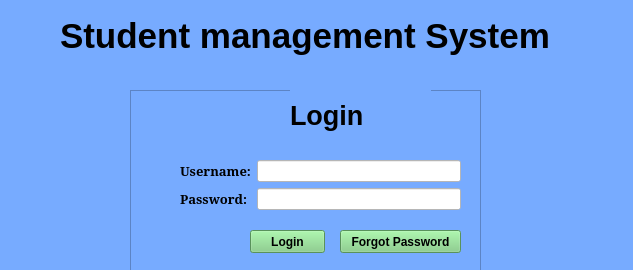
<?xml version="1.0" encoding="UTF-8"?>
<ui version="4.0">
 <class>Login_form</class>
 <widget class="QWidget" name="Login_form">
  <property name="geometry">
   <rect>
    <x>0</x>
    <y>0</y>
    <width>633</width>
    <height>270</height>
   </rect>
  </property>
  <property name="windowTitle">
   <string>Login</string>
  </property>
  <property name="styleSheet">
   <string notr="true">background-color: rgb(119, 171, 255);</string>
  </property>
  <widget class="QFrame" name="frame">
   <property name="geometry">
    <rect>
     <x>130</x>
     <y>90</y>
     <width>351</width>
     <height>231</height>
    </rect>
   </property>
   <property name="frameShape">
    <enum>QFrame::StyledPanel</enum>
   </property>
   <property name="frameShadow">
    <enum>QFrame::Raised</enum>
   </property>
   <widget class="QWidget" name="formLayoutWidget">
    <property name="geometry">
     <rect>
      <x>50</x>
      <y>70</y>
      <width>281</width>
      <height>61</height>
     </rect>
    </property>
    <layout class="QFormLayout" name="formLayout">
     <item row="0" column="0">
      <widget class="QLabel" name="label">
       <property name="font">
        <font>
         <family>MS Serif</family>
         <pointsize>10</pointsize>
         <weight>75</weight>
         <bold>true</bold>
        </font>
       </property>
       <property name="text">
        <string>Username:</string>
       </property>
      </widget>
     </item>
     <item row="0" column="1">
      <widget class="QLineEdit" name="lineEdit">
       <property name="styleSheet">
        <string notr="true">background-color: rgb(255, 255, 255);</string>
       </property>
      </widget>
     </item>
     <item row="1" column="1">
      <widget class="QLineEdit" name="lineEdit_2">
       <property name="styleSheet">
        <string notr="true">background-color: rgb(255, 255, 255);</string>
       </property>
      </widget>
     </item>
     <item row="1" column="0">
      <widget class="QLabel" name="label_2">
       <property name="font">
        <font>
         <family>MS Serif</family>
         <pointsize>10</pointsize>
         <weight>75</weight>
         <bold>true</bold>
        </font>
       </property>
       <property name="text">
        <string>Password:</string>
       </property>
      </widget>
     </item>
    </layout>
   </widget>
   <widget class="QPushButton" name="pushButton">
    <property name="geometry">
     <rect>
      <x>120</x>
      <y>140</y>
      <width>75</width>
      <height>23</height>
     </rect>
    </property>
    <property name="font">
     <font>
      <weight>75</weight>
      <bold>true</bold>
     </font>
    </property>
    <property name="styleSheet">
     <string notr="true">background-color: rgb(125, 205, 127);</string>
    </property>
    <property name="text">
     <string>Login</string>
    </property>
   </widget>
   <widget class="QPushButton" name="pushButton_2">
    <property name="geometry">
     <rect>
      <x>210</x>
      <y>140</y>
      <width>121</width>
      <height>23</height>
     </rect>
    </property>
    <property name="font">
     <font>
      <weight>75</weight>
      <bold>true</bold>
     </font>
    </property>
    <property name="styleSheet">
     <string notr="true">background-color: rgb(125, 205, 127);</string>
    </property>
    <property name="text">
     <string>Forgot Password</string>
    </property>
   </widget>
   <widget class="QLabel" name="label_3">
    <property name="geometry">
     <rect>
      <x>160</x>
      <y>0</y>
      <width>141</width>
      <height>51</height>
     </rect>
    </property>
    <property name="font">
     <font>
      <pointsize>20</pointsize>
      <weight>75</weight>
      <bold>true</bold>
     </font>
    </property>
    <property name="text">
     <string>Login</string>
    </property>
   </widget>
  </widget>
  <widget class="QLabel" name="label_4">
   <property name="geometry">
    <rect>
     <x>60</x>
     <y>10</y>
     <width>521</width>
     <height>51</height>
    </rect>
   </property>
   <property name="font">
    <font>
     <pointsize>26</pointsize>
     <weight>75</weight>
     <bold>true</bold>
    </font>
   </property>
   <property name="text">
    <string>Student management System</string>
   </property>
  </widget>
 </widget>
 <resources/>
 <connections/>
</ui>
